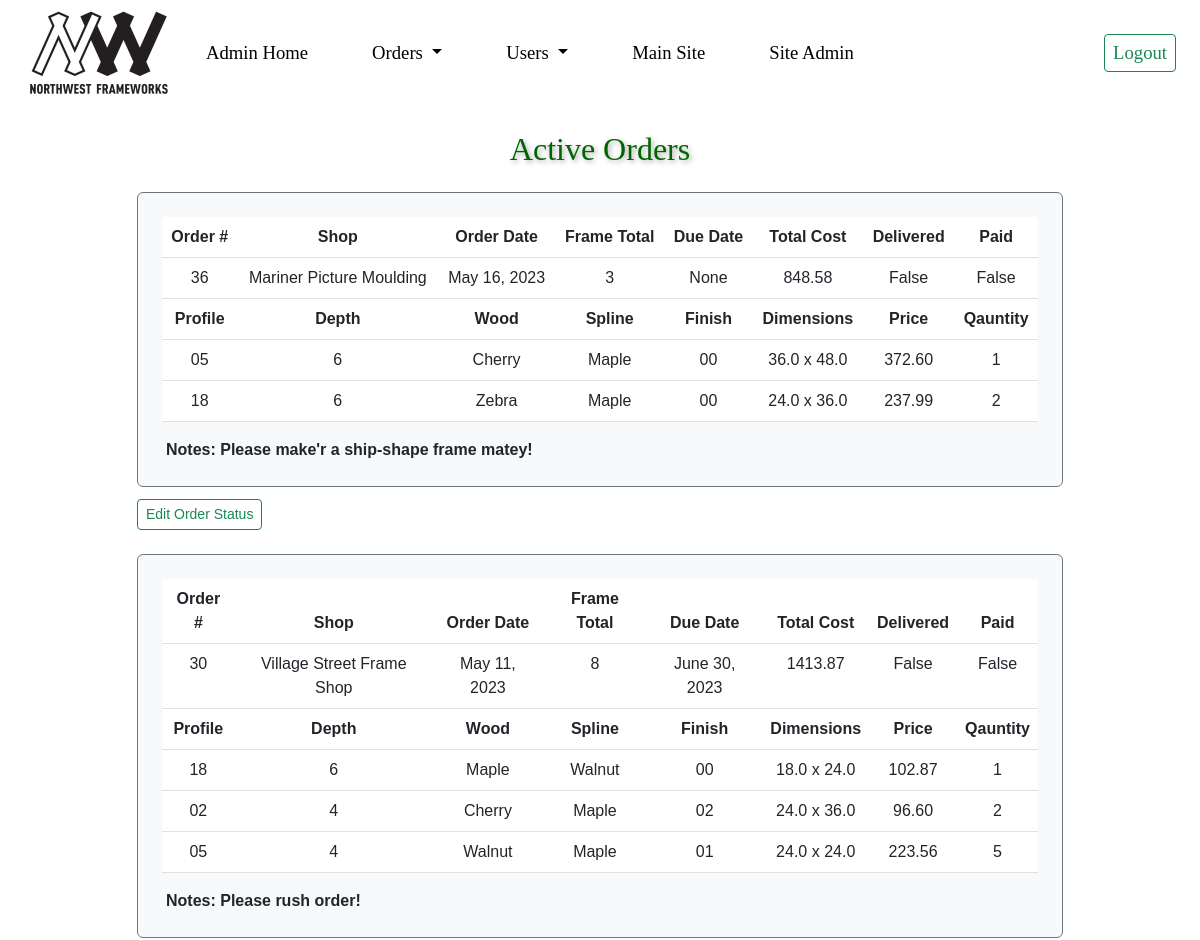
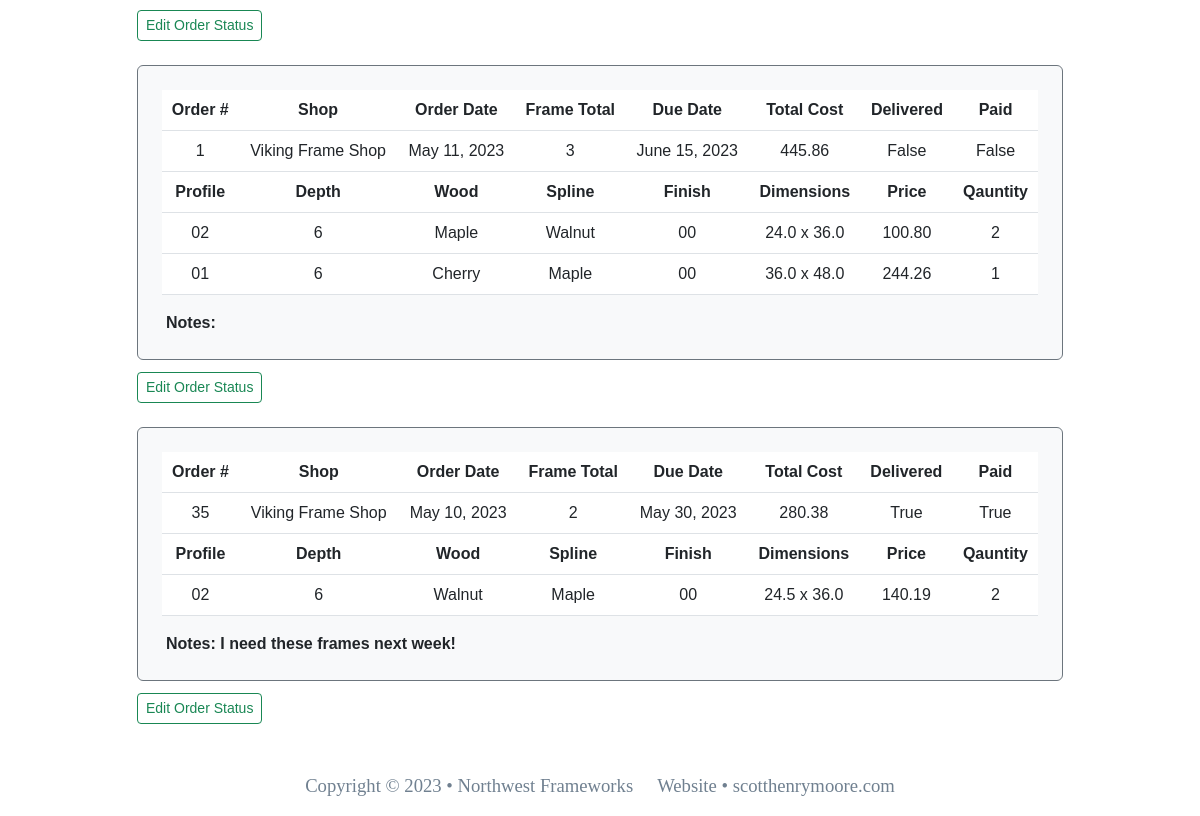
The app's page /active_orders/ (signed in), older data (2 pictures, top to bottom).
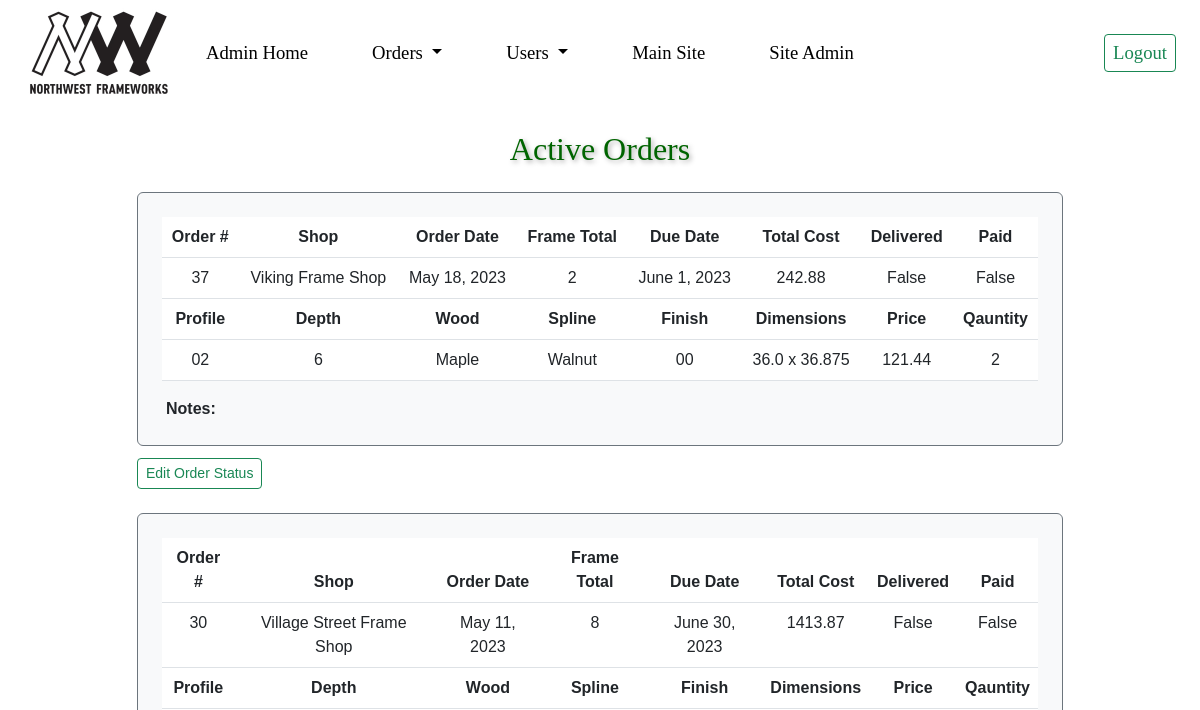
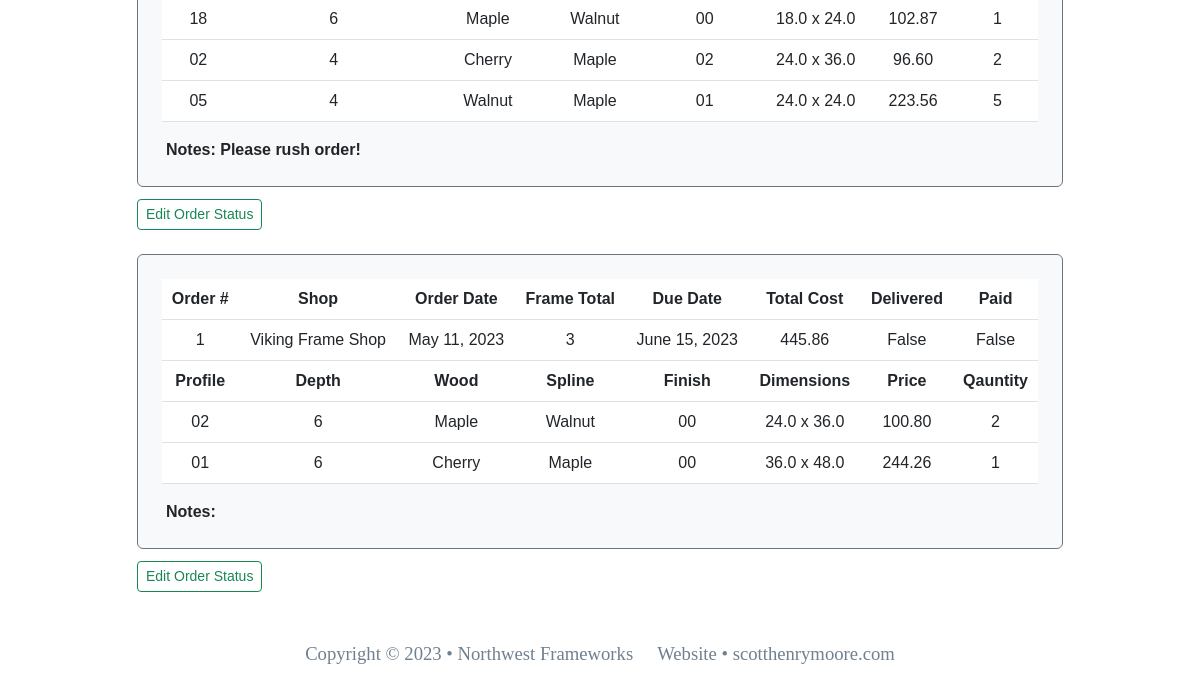
The same page, newer data (2 pictures, top to bottom).
### nw_orders_app/models.py (models this page shows, shortened)
class Order(models.Model):
    customer = models.ForeignKey(UserProfile, on_delete=models.SET_NULL, null=True, blank=True)
    order_date = models.DateField(null=True, blank=True)
    due_date = models.DateField(null=True, blank=True)
    complete = models.BooleanField(default=False)
    notes = models.CharField(max_length=300, blank=True)
    total_cost = models.DecimalField(max_digits=10, decimal_places=2, blank=True, null=True)
    frame_total = models.IntegerField(null=True, blank=True)
    order_delivered = models.BooleanField(default=False)
    order_paid = models.BooleanField(default=False)
    archive = models.BooleanField(default=False)
    class Meta:
        ordering = ('order_date',)

class OrderItem(models.Model):
    order = models.ForeignKey(Order, on_delete=models.SET_NULL, null=True)
    quantity = models.IntegerField(default=0, null=True, blank=True)
    date_added = models.DateTimeField(auto_now_add=True)
    profile = models.ForeignKey(FrameProfile, on_delete=models.SET_NULL, null=True)
    depth = models.IntegerField()
    wood = models.ForeignKey(Wood, on_delete=models.SET_NULL, null=True)
    spline = models.ForeignKey(Spline, on_delete=models.SET_NULL, null=True)
    finish = models.ForeignKey(Finish, on_delete=models.SET_NULL, null=True)
    width = models.FloatField()
    height = models.FloatField()
    price_ui = models.DecimalField(max_digits=10, decimal_places=2)
    ui = models.DecimalField(max_digits=10, decimal_places=2)
    frame_price = models.DecimalField(max_digits=10, decimal_places=2)

class FrameProfile(models.Model):
    description = models.CharField(max_length=30, blank=True)
    number = models.CharField(max_length=20)
    image = models.ImageField(blank=True)
    width_quarters = models.DecimalField(max_digits=10, decimal_places=1)
    category = models.ForeignKey(PriceKey, on_delete=models.SET_NULL, null=True)
    class Meta:
        ordering = ('number',)

class Wood(models.Model):
    name = models.CharField(max_length=30)
    number = models.CharField(max_length=20, blank=True)
    image = models.ImageField(blank=True)
    price_modifier = models.DecimalField(max_digits=10, decimal_places=2)
    class Meta:
        ordering = ('name',)

class Spline(models.Model):
    name = models.CharField(max_length=30)
    number = models.CharField(max_length=20, blank=True)
    image = models.ImageField(blank=True)
    class Meta:
        ordering = ('name',)

class Finish(models.Model):
    name = models.CharField(max_length=30, blank=True)
    number = models.CharField(max_length=20)
    image = models.ImageField(blank=True)
    price_modifier = models.DecimalField(max_digits=10, decimal_places=2)
    class Meta:
        ordering = ('number',)

### nw_users_app/models.py (models this page shows, shortened)
class UserProfile(models.Model):
    user_name = models.ForeignKey(User, on_delete=models.CASCADE)
    first_name = models.CharField(max_length=30)
    last_name = models.CharField(max_length=30)
    phone_num = models.CharField(max_length=20)
    email = models.EmailField()
    shop_name = models.CharField(max_length=50)
    shop_address = models.CharField(max_length=50)
    shop_city = models.CharField(max_length=20)
    shop_state = models.CharField(max_length=20)
    shop_zipcode = models.CharField(max_length=15)
    website = models.URLField(blank=True)
    class Meta:
        ordering = ('shop_name',)

### nw_users_app/views.py (the view)
# urls.py: path('active_orders/', views.active_orders, name = 'active_orders'),
@login_required
def active_orders(request):
    order = Order.objects.filter(archive=False)
    context = {
        'order': order,
    }
    if order.count() == 0:
        messages.warning(
            request, 'There are no orders for this selection.')
        return render(request, 'user/active_orders.html', context)
    else:
        return render(request, 'user/active_orders.html', context)

### templates/user/active_orders.html
{% extends 'base-admin.html' %} {% block content %}
<div class="container-md">
    <h2 class="text-center mt-4 mb-4">Active Orders</h2>
    {% if order %}
    <div class="row my-2 justify-content-center">
        <div class="col-md-10">
            {% for order in order reversed %}
            <div class="table-responsive form-control rounded bg-light p-4 mb-2
                        border border-secondary text-center">
                <table class="table">
                    <thead>
                        <tr class="bg-info bg-opacity-50">
                            <th scope="col">Order #</th>
                            <th scope="col">Shop</th>
                            <th scope="col">Order Date</th>
                            <th scope="col">Frame Total</th>
                            <th scope="col">Due Date</th>
                            <th scope="col">Total Cost</th>
                            <th scope="col">Delivered</th>
                            <th scope="col">Paid</th>
                        </tr>
                    </thead>
                    <tbody>
                        <tr>
                            <td>{{ order.id }} </td>
                            <td>{{ order.customer.shop_name }}</td>
                            <td>{{ order.order_date }} </td>
                            <td>{{ order.frame_total }} </td>
                            <td>{{ order.due_date }}</td>
                            <td>{{ order.total_cost }} </td>
                            <td>{{ order.order_delivered }}</td>
                            <td>{{ order.order_paid }}</td>
                        </tr>
                        <thead>
                            <tr class="bg-secondary bg-opacity-25">
                                <th scope="col">Profile</th>
                                <th scope="col">Depth</th>
                                <th scope="col">Wood</th>
                                <th scope="col">Spline</th>
                                <th scope="col">Finish</th>
                                <th scope="col">Dimensions</th>
                                <th scope="col">Price</th>
                                <th scope="col">Qauntity</th>
                            </tr>
                        </thead>
                        {% for item in order.orderitem_set.all %}
                    <tbody>
                        <tr>
                            <td>{{ item.profile.number }}</td>
                            <td>{{ item.depth }}</td>
                            <td>{{ item.wood.name }}</td>
                            <td>{{ item.spline.name }}</td>
                            <td>{{ item.finish.number }}</td>
                            <td>{{ item.width }} x {{ item.height }}</td>
                            <td>{{ item.frame_price }}</td>
                            <td>{{ item.quantity }}</td>
                        </tr>
                    </tbody>
                    {% endfor %}
                </table>
                <div class="row justify-content-left ps-3 fw-bold">
                    Notes: {{ order.notes }}
                </div>
            </div>
            <a href="{% url 'update_order' order.id %}" class="btn btn-sm btn-outline-success mt-1 mb-4">Edit Order Status</a>
            {% endfor %}
        </div>
    </div>
    {% endif %}
</div>
{% endblock %}

Row changes from the older to the newer data that the page shows:
no longer on this page (row edited): Order: id "36", customer.shop_name "Mariner Picture Moulding", order_date "May 16, 2023", frame_total "3", due_date "None", total_cost "848.58", order_delivered "False", order_paid "False", notes "Please make'r a ship-shape frame matey!"
no longer on this page (row unchanged): OrderItem: profile.number "05", depth "6", wood.name "Cherry", spline.name "Maple", finish.number "00", width "36.0", height "48.0", frame_price "372.60", quantity "1", shown under "36"
no longer on this page (row unchanged): OrderItem: profile.number "18", depth "6", wood.name "Zebra", spline.name "Maple", finish.number "00", width "24.0", height "36.0", frame_price "237.99", quantity "2", shown under "36"
no longer on this page (row edited): Order: id "35", customer.shop_name "Viking Frame Shop", order_date "May 10, 2023", frame_total "2", due_date "May 30, 2023", total_cost "280.38", order_delivered "True", order_paid "True", notes "I need these frames next week!"
no longer on this page (row unchanged): OrderItem: profile.number "02", depth "6", wood.name "Walnut", spline.name "Maple", finish.number "00", width "24.5", height "36.0", frame_price "140.19", quantity "2", shown under "35"
added Order: id "37", customer.shop_name "Viking Frame Shop", order_date "May 18, 2023", frame_total "2", due_date "June 1, 2023", total_cost "242.88", order_delivered "False", order_paid "False"
added OrderItem: profile.number "02", depth "6", wood.name "Maple", spline.name "Walnut", finish.number "00", width "36.0", height "36.875", frame_price "121.44", quantity "2", shown under "37"
